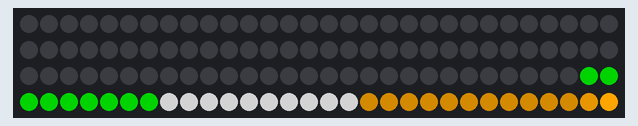
Bench run of a program on a simulated Raspberry Pi (BCM pin numbers). Parts: 120 RGB LEDs in strip order, left to right, continuing on the next row. What the program prints to the terminal is not drawn.

Above: at 38.9 s.

The program:

02_flag.py
```python
# Author: Mitesh Sharma (mitsharm@redhat.com)
# Name: Simple Fireworks
# Version: 1.0
# Description: Simple firewworks show - raspberrypi
# Program: Python3
# Library: rpi_ws281x


import time
from rpi_ws281x import *

# LED strip configuration:
LED_COUNT      = 120      # Number of LED pixels.
LED_PIN        = 18      # GPIO pin connected to the pixels (must support PWM!).
LED_FREQ_HZ    = 800000  # LED signal frequency in hertz (usually 800khz)
LED_DMA        = 5       # DMA channel to use for generating signal (try 5)
LED_BRIGHTNESS = 255     # Set to 0 for darkest and 255 for brightest
LED_INVERT     = False   # True to invert the signal (when using NPN transistor level shift)
LED_CHANNEL = 0

def clean(strip):
	for x in range(0, LED_COUNT):
		strip.setPixelColor(x, Color(0,0,0))
	strip.show()

def pole(strip, a, b, c):
	for i in range(0, 89, 1):
		strip.setPixelColor( i , Color(a, b, c))
		for s in range(1,6):
			strip.setPixelColor(i-s,Color(round(a*pow(.7,s)),round(b*pow(.7,s)),round(c*pow(.7,s))))
		strip.show()
		time.sleep(.01)
		strip.setPixelColor( i -7, Color(0,0,0))
		strip.show()

def poleflagpart(strip):
	for saffron in range(60, 69, 1):
		strip.setPixelColor( saffron , Color(255, 165, 0))
		strip.show()
		time.sleep(.2)
	for white in range(69, 79, 1):
		strip.setPixelColor( white , Color(255, 255, 255))
		strip.show()
		time.sleep(.2)
	for green in range(79, 89, 1):
		strip.setPixelColor( green , Color(0, 255, 0))
		strip.show()
		time.sleep(.2)

def green(strip, a, b, c):
	for i in range(90, 99, 1):
		strip.setPixelColor( i , Color(a, b, c))
		for s in range(1,3):
			strip.setPixelColor(i-s,Color(round(a*pow(.7,s)),round(b*pow(.7,s)),round(c*pow(.7,s))))
		strip.show()
		time.sleep(.25)


def white(strip, a, b, c):
	for i in range(99, 109, 1):
		strip.setPixelColor( i , Color(a, b, c))
		for s in range(1,3):
			strip.setPixelColor(i-s,Color(round(a*pow(.7,s)),round(b*pow(.7,s)),round(c*pow(.7,s))))
		strip.show()
		time.sleep(.25)


def saffron(strip, a, b, c):
	for i in range(109, 120, 1):
		strip.setPixelColor( i , Color(a, b, c))
		for s in range(1,3):
			strip.setPixelColor(i-s,Color(round(a*pow(.7,s)),round(b*pow(.7,s)),round(c*pow(.7,s))))
		strip.show()
		time.sleep(.25)


# Main program logic follows:
def main():
	strip = Adafruit_NeoPixel(LED_COUNT, LED_PIN, LED_FREQ_HZ, LED_DMA, LED_INVERT, LED_BRIGHTNESS)
	strip.begin()
	print('Press Ctrl-C to quit.')
	while True:
		pole(strip,255, 165, 0)
		clean(strip)
		# poleflagpart(strip)
		green(strip,0, 255, 0)
		white(strip,255, 255, 255)
		saffron(strip,	255, 165, 0)
		time.sleep(10)
		green(strip,0, 0, 0)
		time.sleep(1)
		white(strip,0,0,0)
		time.sleep(1)
		saffron(strip,0,0,0)
		time.sleep(1)

if __name__ == '__main__':
	try:
		main()
	except KeyboardInterrupt:
		print('Interrupted')
		strip = Adafruit_NeoPixel(LED_COUNT, LED_PIN, LED_FREQ_HZ, LED_DMA, LED_INVERT, LED_BRIGHTNESS)
		strip.begin()
		clean(strip)
```
